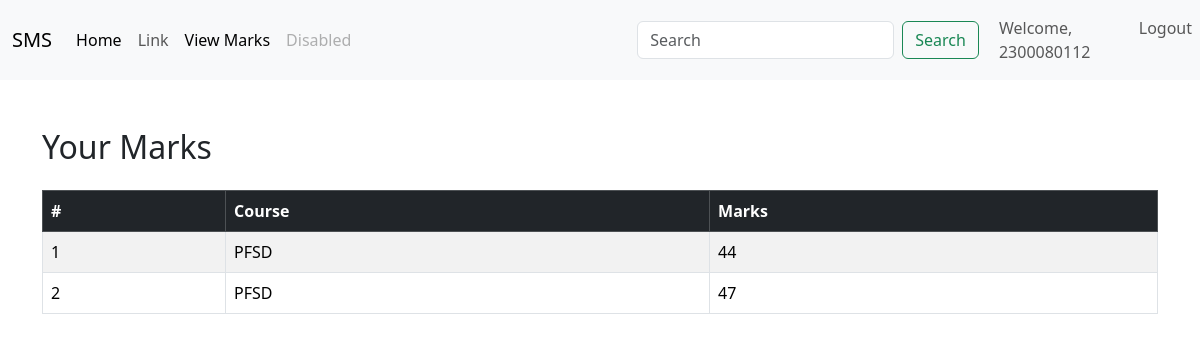
/studentapp/view_marks/ (signed in), run on the app's committed database.
### facultyapp/models.py (models this page shows, shortened)
class Marks(models.Model):
    COURSE_CHOICES = {
        ('AOOP', 'Advanced Object Oriented Programming'),
        ('PFSD', 'Python FUll Stack Development'),
    }
    student = models.ForeignKey(StudentList, on_delete=models.CASCADE)
    course = models.CharField(max_length=50, choices=COURSE_CHOICES)
    marks = models.IntegerField()

### studentapp/views.py (the view)
# urls.py: path('view_marks/', views.view_marks, name='view_marks'),
def view_marks(request):
    user = request.user
    try:
        student_user = User.objects.get(username=user.username)
        student = StudentList.objects.get(Register_Number=student_user)
        marks = Marks.objects.filter(student=student)
        return render(request, 'studentapp/view_marks.html', {'marks': marks})
    except (StudentList.DoesNotExit, User.DoesNotExit):
        return render(request, 'studentapp/no_studentlist.html', {
            'error': 'No student record found for this user.'
        })

### templates/studentapp/view_marks.html (shortened to what this page needs)
{% extends 'Navbar/StudentNavbar.html' %}
{% load static %}
{% block body %}
<div class="container mt-5">
    {% if marks %}
        <h2 class="mb-4">Your Marks</h2>
        <div class="table-responsive">
            <table class="table table-bordered table-striped">
                <thead class="table-dark">
                    <tr>
                        <th>#</th>
                        <th>Course</th>
                        <th>Marks</th>
                    </tr>
                </thead>
                <tbody>
                    {% for mark in marks %}
                    <tr>
                        <td>{{ forloop.counter }}</td>
                        <td>{{ mark.course }}</td>
                        <td>{{ mark.marks }}</td>
                    </tr>
                    {% endfor %}
                </tbody>
            </table>
        </div>
    {% else %}
        <h2 class="text-danger">No marks available</h2>
    {% endif %}
</div>
{% endblock %}

### templates/Navbar/studentNavbar.html (shortened to what this page needs)
<!DOCTYPE html>
<html lang="en">
<head>
    <link href="https://cdn.jsdelivr.net/npm/bootstrap@5.3.3/dist/css/bootstrap.min.css" rel="stylesheet">
</head>
<body>
<nav class="navbar navbar-expand-lg navbar-light bg-light">
  <div class="container-fluid">
    <a class="navbar-brand" href="{% url 'projecthomepage' %}">SMS</a>
    <div class="collapse navbar-collapse" id="navbarSupportedContent">
      <ul class="navbar-nav me-auto mb-2 mb-lg-0">
        <li class="nav-item">
          <a class="nav-link active" aria-current="page" href="#">Home</a>
        </li>
        <li class="nav-item">
          <a class="nav-link" href="#">Link</a>
        </li>
          <li class="nav-item">
          <a class="nav-link active" aria-current="page" href="{% url 'studentapp:view_marks' %}">View Marks</a>
        </li>
        <li class="nav-item">
          <a class="nav-link disabled" href="#" tabindex="-1" aria-disabled="true">Disabled</a>
        </li>
      </ul>
      <form class="d-flex">
        <input class="form-control me-2" type="search" placeholder="Search" aria-label="Search">
        <button class="btn btn-outline-success" type="submit">Search</button>
      </form>
    </div>
  </div>
  <ul  class="navbar-nav ms-auto">
<li>
        {% if user.is_authenticated %}
        <li class="nav-item">
        <span class="nav-link">Welcome, {{ user.username }}</span>
    </li>
          <li class="nav-item">
          <a class="nav-link" href="{% url 'logout' %}">Logout</a>
          </li>
        {% endif %}
 </li>
      </ul>
</nav>
{% block body %}
{% endblock %}
</body>
</html>

### data on the page
Marks: course "PFSD", marks "44"
Marks: course "PFSD", marks "47"

### other printed values
{{ user.username }} "2300080112"
